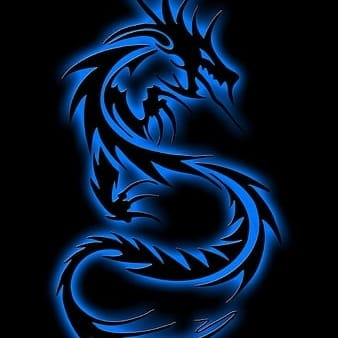
#> input picture programs/2.jpg, 338 x 338 px
$ python practice7.py
#> lines starting #> are read from the running program, lines starting #| are printed output that depends on the picture
import cv2 as cv

img = cv.imread('2.jpg')
#> img is the input picture: shape (338, 338, 3); mean B, G, R 41.1, 20.4, 5.4
cv.imshow('papa',img)

#1.gaussian

gauss = cv.GaussianBlur(img,(3,3),cv.THRESH_BINARY)
cv.imshow('gauss',gauss)

#averaging blur
aver = cv.blur(img,(7,7))
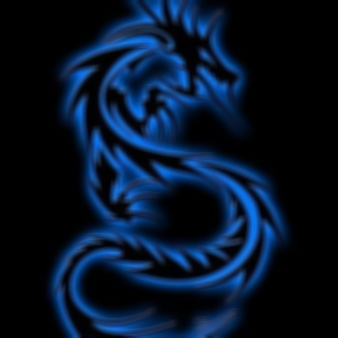
#> aver: shape (338, 338, 3); mean B, G, R 41.1, 20.4, 5.4
cv.imshow('aver',aver)

#blob
#blob = cv.dnn.blobFromImage(gauss,1.0,(500,500))
#cv.imshow('blob',blob)

#medianblur

med = cv.medianBlur(img,3)
cv.imshow('med',med)

#bilateral

bi = cv.bilateralFilter(img,3,15,15)
cv.imshow('bi',bi)


cv.waitKey(0)
